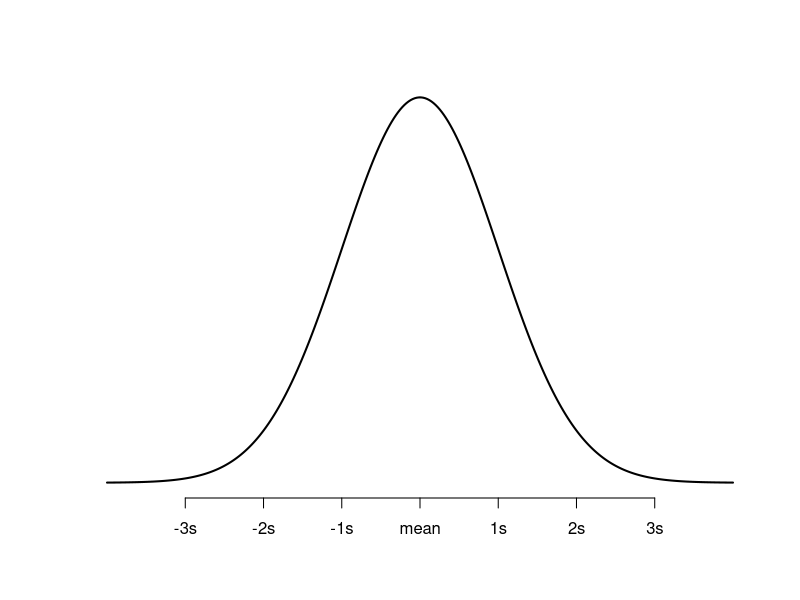
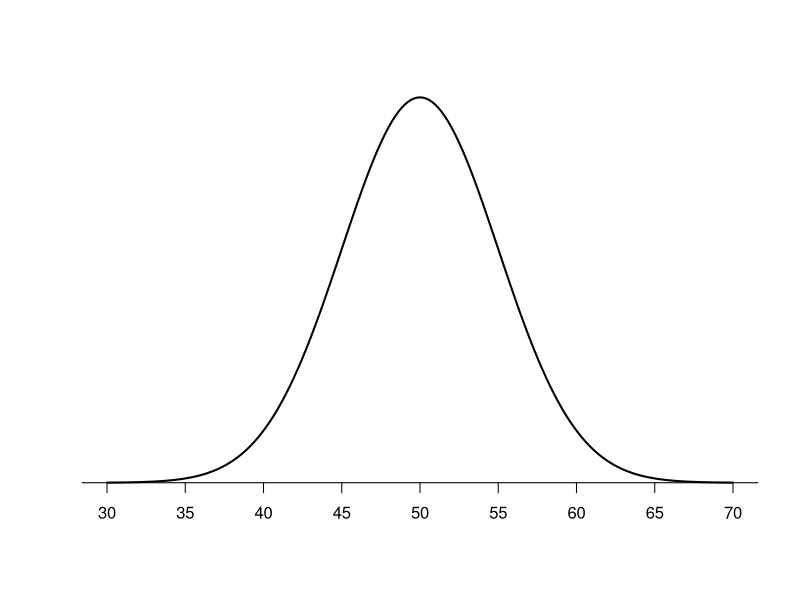

Here is the R script that generated these plots, in order:
#Erstellen Sie eine Folge von 100 gleich beabstandeten Zahlen zwischen -4 und 4
x <- seq(-4, 4, length=300)
#Erstellen Sie einen Wertevektor, der die Höhe der Wahrscheinlichkeitsverteilung anzeigt
#für jeden Wert in x
y <- dnorm(x)
#Plotte x und y als Streudiagramm mit verbundenen Linien (Typ = "l") und addiere
# eine x-Achse mit benutzerdefinierten Beschriftungen
plot(x,y, type = "l", lwd = 2, axes = FALSE, xlab = "", ylab = "")
axis(1, at = -3:3, labels = c("-3s", "-2s", "-1s", "mean", "1s", "2s", "3s"))


# Populationsmittelwert und Standardabweichung definieren
population_mean <- 50
population_sd <- 5

# Ober- und Untergrenze definieren
lower_bound <- population_mean - population_sd
upper_bound <- population_mean + population_sd

#Erstellen Sie eine Folge von 1000 x -Werten basierend auf dem Populationsmittelwert und der Standardabweichung
x <- seq(-4, 4, length = 1000) * population_sd + population_mean
#Erstellen Sie einen Wertevektor, der die Höhe der Wahrscheinlichkeitsverteilung anzeigt für jeden Wert in x
y <- dnorm(x, population_mean, population_sd)
#Plotten der Normalverteilung mit benutzerdefinierten x-Achsen-Beschriftungen
plot(x,y, type = "l", lwd = 2, axes = FALSE, xlab = "", ylab = "")
sd_axis_bounds = 5
axis_bounds <- seq(-sd_axis_bounds * population_sd + population_mean,
                   sd_axis_bounds * population_sd + population_mean,
                   by = population_sd)
axis(side = 1, at = axis_bounds, pos = 0)
